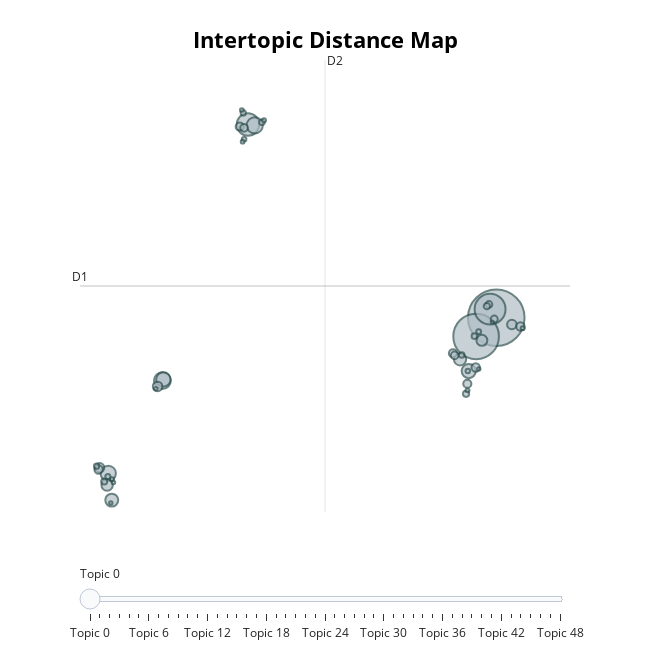

Notebook code cell kept with this figure:
### Markdown cell above
**Plot interconnections between topics**

### Code cell
topic_model.visualize_topics(custom_labels=True)

### Figure 1 — Plotly figure (JSON) as saved in the notebook; plotly's stock layout.template omitted (floating-point values rounded to 4 significant figures; data arrays with more than 128 entries replaced by an {"elided": "..."} marker saying what was removed)
{"data": [{"customdata": {"elided": "49x3 mixed values"}, "hovertemplate": "<b>Topic %{customdata[0]}</b><br>%{customdata[1]}<br>Size: %{customdata[2]}", "legendgroup": "", "marker": {"color": "#B0BEC5", "size": [3274, 2128, 975, 516, 289, 269, 240, 211, 205, 171, 154, 133, 122, 94, 93, 86, 72, 71, 71, 68, 67, 67, 60, 60, 50, 45, 41, 39, 37, 33, 32, 32, 28, 28, 27, 24, 21, 21, 17, 16, 16, 15, 14, 14, 13, 13, 12, 12, 10], "sizemode": "area", "sizeref": 2.046, "symbol": "circle", "line": {"color": "DarkSlateGrey", "width": 2}}, "mode": "markers", "name": "", "orientation": "v", "showlegend": false, "x": [15.69, 14.59, 15.35, 2.222, -2.422, 2.585, -5.362, -2.372, 14.19, -5.172, 13.72, -5.424, 14.91, -2.685, 16.53, -5.824, 17.0, 14.57, -5.886, 14.12, 1.771, 13.34, 13.43, 2.008, 15.58, 15.29, 15.18, 14.05, -5.581, 14.5, 13.81, 2.974, 1.963, -5.995, -5.382, 14.73, 2.01, 14.14, -5.159, 17.12, 14.13, 3.092, 1.928, 1.885, -5.081, -2.784, -5.223, 14.74, 15.47], "xaxis": "x", "y": [5.602, 4.766, 5.982, 14.21, 2.797, 14.17, -1.336, 2.848, 3.222, -2.53, 3.748, -1.859, 4.593, 2.537, 5.298, -1.082, 5.207, 3.382, -1.165, 2.655, 14.12, 4.016, 3.918, 14.06, 5.54, 6.192, 6.116, 2.208, -1.698, 4.782, 3.936, 14.31, 14.73, -1.016, -1.476, 4.977, 13.56, 3.22, -1.599, 5.136, 2.362, 14.4, 13.45, 14.86, -1.747, 2.437, -2.661, 3.319, 5.404], "yaxis": "y", "type": "scatter"}], "layout": {"xaxis": {"anchor": "y", "domain": [0.0, 1.0], "title": {"text": ""}, "visible": false, "range": [-6.894, 19.69]}, "yaxis": {"anchor": "x", "domain": [0.0, 1.0], "title": {"text": ""}, "visible": false, "range": [-3.06, 17.09]}, "legend": {"tracegroupgap": 0, "itemsizing": "constant"}, "margin": {"t": 60}, "title": {"font": {"size": 22, "color": "Black"}, "text": "<b>Intertopic Distance Map</b>", "y": 0.95, "x": 0.5, "xanchor": "center", "yanchor": "top"}, "hoverlabel": {"font": {"size": 16, "family": "Rockwell"}, "bgcolor": "white"}, "width": 650, "height": 650, "sliders": [{"active": 0, "pad": {"t": 50}, "steps": [{"args": [{"marker.color": [["red", "#B0BEC5", "#B0BEC5", "#B0BEC5", "#B0BEC5", "#B0BEC5", "#B0BEC5", "#B0BEC5", "#B0BEC5", "#B0BEC5", "#B0BEC5", "#B0BEC5", "#B0BEC5", "#B0BEC5", "#B0BEC5", "#B0BEC5", "#B0BEC5", "#B0BEC5", "#B0BEC5", "#B0BEC5", "#B0BEC5", "#B0BEC5", "#B0BEC5", "#B0BEC5", "#B0BEC5", "#B0BEC5", "#B0BEC5", "#B0BEC5", "#B0BEC5", "#B0BEC5", "#B0BEC5", "#B0BEC5", "#B0BEC5", "#B0BEC5", "#B0BEC5", "#B0BEC5", "#B0BEC5", "#B0BEC5", "#B0BEC5", "#B0BEC5", "#B0BEC5", "#B0BEC5", "#B0BEC5", "#B0BEC5", "#B0BEC5", "#B0BEC5", "#B0BEC5", "#B0BEC5", "#B0BEC5"]]}], "label": "Topic 0", "method": "update"}, {"args": [{"marker.color": [["#B0BEC5", "red", "#B0BEC5", "#B0BEC5", "#B0BEC5", "#B0BEC5", "#B0BEC5", "#B0BEC5", "#B0BEC5", "#B0BEC5", "#B0BEC5", "#B0BEC5", "#B0BEC5", "#B0BEC5", "#B0BEC5", "#B0BEC5", "#B0BEC5", "#B0BEC5", "#B0BEC5", "#B0BEC5", "#B0BEC5", "#B0BEC5", "#B0BEC5", "#B0BEC5", "#B0BEC5", "#B0BEC5", "#B0BEC5", "#B0BEC5", "#B0BEC5", "#B0BEC5", "#B0BEC5", "#B0BEC5", "#B0BEC5", "#B0BEC5", "#B0BEC5", "#B0BEC5", "#B0BEC5", "#B0BEC5", "#B0BEC5", "#B0BEC5", "#B0BEC5", "#B0BEC5", "#B0BEC5", "#B0BEC5", "#B0BEC5", "#B0BEC5", "#B0BEC5", "#B0BEC5", "#B0BEC5"]]}], "label": "Topic 1", "method": "update"}, {"args": [{"marker.color": [["#B0BEC5", "#B0BEC5", "red", "#B0BEC5", "#B0BEC5", "#B0BEC5", "#B0BEC5", "#B0BEC5", "#B0BEC5", "#B0BEC5", "#B0BEC5", "#B0BEC5", "#B0BEC5", "#B0BEC5", "#B0BEC5", "#B0BEC5", "#B0BEC5", "#B0BEC5", "#B0BEC5", "#B0BEC5", "#B0BEC5", "#B0BEC5", "#B0BEC5", "#B0BEC5", "#B0BEC5", "#B0BEC5", "#B0BEC5", "#B0BEC5", "#B0BEC5", "#B0BEC5", "#B0BEC5", "#B0BEC5", "#B0BEC5", "#B0BEC5", "#B0BEC5", "#B0BEC5", "#B0BEC5", "#B0BEC5", "#B0BEC5", "#B0BEC5", "#B0BEC5", "#B0BEC5", "#B0BEC5", "#B0BEC5", "#B0BEC5", "#B0BEC5", "#B0BEC5", "#B0BEC5", "#B0BEC5"]]}], "label": "Topic 2", "method": "update"}, {"args": [{"marker.color": [["#B0BEC5", "#B0BEC5", "#B0BEC5", "red", "#B0BEC5", "#B0BEC5", "#B0BEC5", "#B0BEC5", "#B0BEC5", "#B0BEC5", "#B0BEC5", "#B0BEC5", "#B0BEC5", "#B0BEC5", "#B0BEC5", "#B0BEC5", "#B0BEC5", "#B0BEC5", "#B0BEC5", "#B0BEC5", "#B0BEC5", "#B0BEC5", "#B0BEC5", "#B0BEC5", "#B0BEC5", "#B0BEC5", "#B0BEC5", "#B0BEC5", "#B0BEC5", "#B0BEC5", "#B0BEC5", "#B0BEC5", "#B0BEC5", "#B0BEC5", "#B0BEC5", "#B0BEC5", "#B0BEC5", "#B0BEC5", "#B0BEC5", "#B0BEC5", "#B0BEC5", "#B0BEC5", "#B0BEC5", "#B0BEC5", "#B0BEC5", "#B0BEC5", "#B0BEC5", "#B0BEC5", "#B0BEC5"]]}], "label": "Topic 3", "method": "update"}, {"args": [{"marker.color": [["#B0BEC5", "#B0BEC5", "#B0BEC5", "#B0BEC5", "red", "#B0BEC5", "#B0BEC5", "#B0BEC5", "#B0BEC5", "#B0BEC5", "#B0BEC5", "#B0BEC5", "#B0BEC5", "#B0BEC5", "#B0BEC5", "#B0BEC5", "#B0BEC5", "#B0BEC5", "#B0BEC5", "#B0BEC5", "#B0BEC5", "#B0BEC5", "#B0BEC5", "#B0BEC5", "#B0BEC5", "#B0BEC5", "#B0BEC5", "#B0BEC5", "#B0BEC5", "#B0BEC5", "#B0BEC5", "#B0BEC5", "#B0BEC5", "#B0BEC5", "#B0BEC5", "#B0BEC5", "#B0BEC5", "#B0BEC5", "#B0BEC5", "#B0BEC5", "#B0BEC5", "#B0BEC5", "#B0BEC5", "#B0BEC5", "#B0BEC5", "#B0BEC5", "#B0BEC5", "#B0BEC5", "#B0BEC5"]]}], "label": "Topic 4", "method": "update"}, {"args": [{"marker.color": [["#B0BEC5", "#B0BEC5", "#B0BEC5", "#B0BEC5", "#B0BEC5", "red", "#B0BEC5", "#B0BEC5", "#B0BEC5", "#B0BEC5", "#B0BEC5", "#B0BEC5", "#B0BEC5", "#B0BEC5", "#B0BEC5", "#B0BEC5", "#B0BEC5", "#B0BEC5", "#B0BEC5", "#B0BEC5", "#B0BEC5", "#B0BEC5", "#B0BEC5", "#B0BEC5", "#B0BEC5", "#B0BEC5", "#B0BEC5", "#B0BEC5", "#B0BEC5", "#B0BEC5", "#B0BEC5", "#B0BEC5", "#B0BEC5", "#B0BEC5", "#B0BEC5", "#B0BEC5", "#B0BEC5", "#B0BEC5", "#B0BEC5", "#B0BEC5", "#B0BEC5", "#B0BEC5", "#B0BEC5", "#B0BEC5", "#B0BEC5", "#B0BEC5", "#B0BEC5", "#B0BEC5", "#B0BEC5"]]}], "label": "Topic 5", "method": "update"}, {"args": [{"marker.color": [["#B0BEC5", "#B0BEC5", "#B0BEC5", "#B0BEC5", "#B0BEC5", "#B0BEC5", "red", "#B0BEC5", "#B0BEC5", "#B0BEC5", "#B0BEC5", "#B0BEC5", "#B0BEC5", "#B0BEC5", "#B0BEC5", "#B0BEC5", "#B0BEC5", "#B0BEC5", "#B0BEC5", "#B0BEC5", "#B0BEC5", "#B0BEC5", "#B0BEC5", "#B0BEC5", "#B0BEC5", "#B0BEC5", "#B0BEC5", "#B0BEC5", "#B0BEC5", "#B0BEC5", "#B0BEC5", "#B0BEC5", "#B0BEC5", "#B0BEC5", "#B0BEC5", "#B0BEC5", "#B0BEC5", "#B0BEC5", "#B0BEC5", "#B0BEC5", "#B0BEC5", "#B0BEC5", "#B0BEC5", "#B0BEC5", "#B0BEC5", "#B0BEC5", "#B0BEC5", "#B0BEC5", "#B0BEC5"]]}], "label": "Topic 6", "method": "update"}, {"args": [{"marker.color": [["#B0BEC5", "#B0BEC5", "#B0BEC5", "#B0BEC5", "#B0BEC5", "#B0BEC5", "#B0BEC5", "red", "#B0BEC5", "#B0BEC5", "#B0BEC5", "#B0BEC5", "#B0BEC5", "#B0BEC5", "#B0BEC5", "#B0BEC5", "#B0BEC5", "#B0BEC5", "#B0BEC5", "#B0BEC5", "#B0BEC5", "#B0BEC5", "#B0BEC5", "#B0BEC5", "#B0BEC5", "#B0BEC5", "#B0BEC5", "#B0BEC5", "#B0BEC5", "#B0BEC5", "#B0BEC5", "#B0BEC5", "#B0BEC5", "#B0BEC5", "#B0BEC5", "#B0BEC5", "#B0BEC5", "#B0BEC5", "#B0BEC5", "#B0BEC5", "#B0BEC5", "#B0BEC5", "#B0BEC5", "#B0BEC5", "#B0BEC5", "#B0BEC5", "#B0BEC5", "#B0BEC5", "#B0BEC5"]]}], "label": "Topic 7", "method": "update"}, {"args": [{"marker.color": [["#B0BEC5", "#B0BEC5", "#B0BEC5", "#B0BEC5", "#B0BEC5", "#B0BEC5", "#B0BEC5", "#B0BEC5", "red", "#B0BEC5", "#B0BEC5", "#B0BEC5", "#B0BEC5", "#B0BEC5", "#B0BEC5", "#B0BEC5", "#B0BEC5", "#B0BEC5", "#B0BEC5", "#B0BEC5", "#B0BEC5", "#B0BEC5", "#B0BEC5", "#B0BEC5", "#B0BEC5", "#B0BEC5", "#B0BEC5", "#B0BEC5", "#B0BEC5", "#B0BEC5", "#B0BEC5", "#B0BEC5", "#B0BEC5", "#B0BEC5", "#B0BEC5", "#B0BEC5", "#B0BEC5", "#B0BEC5", "#B0BEC5", "#B0BEC5", "#B0BEC5", "#B0BEC5", "#B0BEC5", "#B0BEC5", "#B0BEC5", "#B0BEC5", "#B0BEC5", "#B0BEC5", "#B0BEC5"]]}], "label": "Topic 8", "method": "update"}, {"args": [{"marker.color": [["#B0BEC5", "#B0BEC5", "#B0BEC5", "#B0BEC5", "#B0BEC5", "#B0BEC5", "#B0BEC5", "#B0BEC5", "#B0BEC5", "red", "#B0BEC5", "#B0BEC5", "#B0BEC5", "#B0BEC5", "#B0BEC5", "#B0BEC5", "#B0BEC5", "#B0BEC5", "#B0BEC5", "#B0BEC5", "#B0BEC5", "#B0BEC5", "#B0BEC5", "#B0BEC5", "#B0BEC5", "#B0BEC5", "#B0BEC5", "#B0BEC5", "#B0BEC5", "#B0BEC5", "#B0BEC5", "#B0BEC5", "#B0BEC5", "#B0BEC5", "#B0BEC5", "#B0BEC5", "#B0BEC5", "#B0BEC5", "#B0BEC5", "#B0BEC5", "#B0BEC5", "#B0BEC5", "#B0BEC5", "#B0BEC5", "#B0BEC5", "#B0BEC5", "#B0BEC5", "#B0BEC5", "#B0BEC5"]]}], "label": "Topic 9", "method": "update"}, {"args": [{"marker.color": [["#B0BEC5", "#B0BEC5", "#B0BEC5", "#B0BEC5", "#B0BEC5", "#B0BEC5", "#B0BEC5", "#B0BEC5", "#B0BEC5", "#B0BEC5", "red", "#B0BEC5", "#B0BEC5", "#B0BEC5", "#B0BEC5", "#B0BEC5", "#B0BEC5", "#B0BEC5", "#B0BEC5", "#B0BEC5", "#B0BEC5", "#B0BEC5", "#B0BEC5", "#B0BEC5", "#B0BEC5", "#B0BEC5", "#B0BEC5", "#B0BEC5", "#B0BEC5", "#B0BEC5", "#B0BEC5", "#B0BEC5", "#B0BEC5", "#B0BEC5", "#B0BEC5", "#B0BEC5", "#B0BEC5", "#B0BEC5", "#B0BEC5", "#B0BEC5", "#B0BEC5", "#B0BEC5", "#B0BEC5", "#B0BEC5", "#B0BEC5", "#B0BEC5", "#B0BEC5", "#B0BEC5", "#B0BEC5"]]}], "label": "Topic 10", "method": "update"}, {"args": [{"marker.color": [["#B0BEC5", "#B0BEC5", "#B0BEC5", "#B0BEC5", "#B0BEC5", "#B0BEC5", "#B0BEC5", "#B0BEC5", "#B0BEC5", "#B0BEC5", "#B0BEC5", "red", "#B0BEC5", "#B0BEC5", "#B0BEC5", "#B0BEC5", "#B0BEC5", "#B0BEC5", "#B0BEC5", "#B0BEC5", "#B0BEC5", "#B0BEC5", "#B0BEC5", "#B0BEC5", "#B0BEC5", "#B0BEC5", "#B0BEC5", "#B0BEC5", "#B0BEC5", "#B0BEC5", "#B0BEC5", "#B0BEC5", "#B0BEC5", "#B0BEC5", "#B0BEC5", "#B0BEC5", "#B0BEC5", "#B0BEC5", "#B0BEC5", "#B0BEC5", "#B0BEC5", "#B0BEC5", "#B0BEC5", "#B0BEC5", "#B0BEC5", "#B0BEC5", "#B0BEC5", "#B0BEC5", "#B0BEC5"]]}], "label": "Topic 11", "method": "update"}, {"args": [{"marker.color": [["#B0BEC5", "#B0BEC5", "#B0BEC5", "#B0BEC5", "#B0BEC5", "#B0BEC5", "#B0BEC5", "#B0BEC5", "#B0BEC5", "#B0BEC5", "#B0BEC5", "#B0BEC5", "red", "#B0BEC5", "#B0BEC5", "#B0BEC5", "#B0BEC5", "#B0BEC5", "#B0BEC5", "#B0BEC5", "#B0BEC5", "#B0BEC5", "#B0BEC5", "#B0BEC5", "#B0BEC5", "#B0BEC5", "#B0BEC5", "#B0BEC5", "#B0BEC5", "#B0BEC5", "#B0BEC5", "#B0BEC5", "#B0BEC5", "#B0BEC5", "#B0BEC5", "#B0BEC5", "#B0BEC5", "#B0BEC5", "#B0BEC5", "#B0BEC5", "#B0BEC5", "#B0BEC5", "#B0BEC5", "#B0BEC5", "#B0BEC5", "#B0BEC5", "#B0BEC5", "#B0BEC5", "#B0BEC5"]]}], "label": "Topic 12", "method": "update"}, {"args": [{"marker.color": [["#B0BEC5", "#B0BEC5", "#B0BEC5", "#B0BEC5", "#B0BEC5", "#B0BEC5", "#B0BEC5", "#B0BEC5", "#B0BEC5", "#B0BEC5", "#B0BEC5", "#B0BEC5", "#B0BEC5", "red", "#B0BEC5", "#B0BEC5", "#B0BEC5", "#B0BEC5", "#B0BEC5", "#B0BEC5", "#B0BEC5", "#B0BEC5", "#B0BEC5", "#B0BEC5", "#B0BEC5", "#B0BEC5", "#B0BEC5", "#B0BEC5", "#B0BEC5", "#B0BEC5", "#B0BEC5", "#B0BEC5", "#B0BEC5", "#B0BEC5", "#B0BEC5", "#B0BEC5", "#B0BEC5", "#B0BEC5", "#B0BEC5", "#B0BEC5", "#B0BEC5", "#B0BEC5", "#B0BEC5", "#B0BEC5", "#B0BEC5", "#B0BEC5", "#B0BEC5", "#B0BEC5", "#B0BEC5"]]}], "label": "Topic 13", "method": "update"}, {"args": [{"marker.color": [["#B0BEC5", "#B0BEC5", "#B0BEC5", "#B0BEC5", "#B0BEC5", "#B0BEC5", "#B0BEC5", "#B0BEC5", "#B0BEC5", "#B0BEC5", "#B0BEC5", "#B0BEC5", "#B0BEC5", "#B0BEC5", "red", "#B0BEC5", "#B0BEC5", "#B0BEC5", "#B0BEC5", "#B0BEC5", "#B0BEC5", "#B0BEC5", "#B0BEC5", "#B0BEC5", "#B0BEC5", "#B0BEC5", "#B0BEC5", "#B0BEC5", "#B0BEC5", "#B0BEC5", "#B0BEC5", "#B0BEC5", "#B0BEC5", "#B0BEC5", "#B0BEC5", "#B0BEC5", "#B0BEC5", "#B0BEC5", "#B0BEC5", "#B0BEC5", "#B0BEC5", "#B0BEC5", "#B0BEC5", "#B0BEC5", "#B0BEC5", "#B0BEC5", "#B0BEC5", "#B0BEC5", "#B0BEC5"]]}], "label": "Topic 14", "method": "update"}, {"args": [{"marker.color": [["#B0BEC5", "#B0BEC5", "#B0BEC5", "#B0BEC5", "#B0BEC5", "#B0BEC5", "#B0BEC5", "#B0BEC5", "#B0BEC5", "#B0BEC5", "#B0BEC5", "#B0BEC5", "#B0BEC5", "#B0BEC5", "#B0BEC5", "red", "#B0BEC5", "#B0BEC5", "#B0BEC5", "#B0BEC5", "#B0BEC5", "#B0BEC5", "#B0BEC5", "#B0BEC5", "#B0BEC5", "#B0BEC5", "#B0BEC5", "#B0BEC5", "#B0BEC5", "#B0BEC5", "#B0BEC5", "#B0BEC5", "#B0BEC5", "#B0BEC5", "#B0BEC5", "#B0BEC5", "#B0BEC5", "#B0BEC5", "#B0BEC5", "#B0BEC5", "#B0BEC5", "#B0BEC5", "#B0BEC5", "#B0BEC5", "#B0BEC5", "#B0BEC5", "#B0BEC5", "#B0BEC5", "#B0BEC5"]]}], "label": "Topic 15", "method": "update"}, {"args": [{"marker.color": [["#B0BEC5", "#B0BEC5", "#B0BEC5", "#B0BEC5", "#B0BEC5", "#B0BEC5", "#B0BEC5", "#B0BEC5", "#B0BEC5", "#B0BEC5", "#B0BEC5", "#B0BEC5", "#B0BEC5", "#B0BEC5", "#B0BEC5", "#B0BEC5", "red", "#B0BEC5", "#B0BEC5", "#B0BEC5", "#B0BEC5", "#B0BEC5", "#B0BEC5", "#B0BEC5", "#B0BEC5", "#B0BEC5", "#B0BEC5", "#B0BEC5", "#B0BEC5", "#B0BEC5", "#B0BEC5", "#B0BEC5", "#B0BEC5", "#B0BEC5", "#B0BEC5", "#B0BEC5", "#B0BEC5", "#B0BEC5", "#B0BEC5", "#B0BEC5", "#B0BEC5", "#B0BEC5", "#B0BEC5", "#B0BEC5", "#B0BEC5", "#B0BEC5", "#B0BEC5", "#B0BEC5", "#B0BEC5"]]}], "label": "Topic 16", "method": "update"}, {"args": [{"marker.color": [["#B0BEC5", "#B0BEC5", "#B0BEC5", "#B0BEC5", "#B0BEC5", "#B0BEC5", "#B0BEC5", "#B0BEC5", "#B0BEC5", "#B0BEC5", "#B0BEC5", "#B0BEC5", "#B0BEC5", "#B0BEC5", "#B0BEC5", "#B0BEC5", "#B0BEC5", "red", "#B0BEC5", "#B0BEC5", "#B0BEC5", "#B0BEC5", "#B0BEC5", "#B0BEC5", "#B0BEC5", "#B0BEC5", "#B0BEC5", "#B0BEC5", "#B0BEC5", "#B0BEC5", "#B0BEC5", "#B0BEC5", "#B0BEC5", "#B0BEC5", "#B0BEC5", "#B0BEC5", "#B0BEC5", "#B0BEC5", "#B0BEC5", "#B0BEC5", "#B0BEC5", "#B0BEC5", "#B0BEC5", "#B0BEC5", "#B0BEC5", "#B0BEC5", "#B0BEC5", "#B0BEC5", "#B0BEC5"]]}], "label": "Topic 17", "method": "update"}, {"args": [{"marker.color": [["#B0BEC5", "#B0BEC5", "#B0BEC5", "#B0BEC5", "#B0BEC5", "#B0BEC5", "#B0BEC5", "#B0BEC5", "#B0BEC5", "#B0BEC5", "#B0BEC5", "#B0BEC5", "#B0BEC5", "#B0BEC5", "#B0BEC5", "#B0BEC5", "#B0BEC5", "#B0BEC5", "red", "#B0BEC5", "#B0BEC5", "#B0BEC5", "#B0BEC5", "#B0BEC5", "#B0BEC5", "#B0BEC5", "#B0BEC5", "#B0BEC5", "#B0BEC5", "#B0BEC5", "#B0BEC5", "#B0BEC5", "#B0BEC5", "#B0BEC5", "#B0BEC5", "#B0BEC5", "#B0BEC5", "#B0BEC5", "#B0BEC5", "#B0BEC5", "#B0BEC5", "#B0BEC5", "#B0BEC5", "#B0BEC5", "#B0BEC5", "#B0BEC5", "#B0BEC5", "#B0BEC5", "#B0BEC5"]]}], "label": "Topic 18", "method": "update"}, {"args": [{"marker.color": [["#B0BEC5", "#B0BEC5", "#B0BEC5", "#B0BEC5", "#B0BEC5", "#B0BEC5", "#B0BEC5", "#B0BEC5", "#B0BEC5", "#B0BEC5", "#B0BEC5", "#B0BEC5", "#B0BEC5", "#B0BEC5", "#B0BEC5", "#B0BEC5", "#B0BEC5", "#B0BEC5", "#B0BEC5", "red", "#B0BEC5", "#B0BEC5", "#B0BEC5", "#B0BEC5", "#B0BEC5", "#B0BEC5", "#B0BEC5", "#B0BEC5", "#B0BEC5", "#B0BEC5", "#B0BEC5", "#B0BEC5", "#B0BEC5", "#B0BEC5", "#B0BEC5", "#B0BEC5", "#B0BEC5", "#B0BEC5", "#B0BEC5", "#B0BEC5", "#B0BEC5", "#B0BEC5", "#B0BEC5", "#B0BEC5", "#B0BEC5", "#B0BEC5", "#B0BEC5", "#B0BEC5", "#B0BEC5"]]}], "label": "Topic 19", "method": "update"}, {"args": [{"marker.color": [["#B0BEC5", "#B0BEC5", "#B0BEC5", "#B0BEC5", "#B0BEC5", "#B0BEC5", "#B0BEC5", "#B0BEC5", "#B0BEC5", "#B0BEC5", "#B0BEC5", "#B0BEC5", "#B0BEC5", "#B0BEC5", "#B0BEC5", "#B0BEC5", "#B0BEC5", "#B0BEC5", "#B0BEC5", "#B0BEC5", "red", "#B0BEC5", "#B0BEC5", "#B0BEC5", "#B0BEC5", "#B0BEC5", "#B0BEC5", "#B0BEC5", "#B0BEC5", "#B0BEC5", "#B0BEC5", "#B0BEC5", "#B0BEC5", "#B0BEC5", "#B0BEC5", "#B0BEC5", "#B0BEC5", "#B0BEC5", "#B0BEC5", "#B0BEC5", "#B0BEC5", "#B0BEC5", "#B0BEC5", "#B0BEC5", "#B0BEC5", "#B0BEC5", "#B0BEC5", "#B0BEC5", "#B0BEC5"]]}], "label": "Topic 20", "method": "update"}, {"args": [{"marker.color": [["#B0BEC5", "#B0BEC5", "#B0BEC5", "#B0BEC5", "#B0BEC5", "#B0BEC5", "#B0BEC5", "#B0BEC5", "#B0BEC5", "#B0BEC5", "#B0BEC5", "#B0BEC5", "#B0BEC5", "#B0BEC5", "#B0BEC5", "#B0BEC5", "#B0BEC5", "#B0BEC5", "#B0BEC5", "#B0BEC5", "#B0BEC5", "red", "#B0BEC5", "#B0BEC5", "#B0BEC5", "#B0BEC5", "#B0BEC5", "#B0BEC5", "#B0BEC5", "#B0BEC5", "#B0BEC5", "#B0BEC5", "#B0BEC5", "#B0BEC5", "#B0BEC5", "#B0BEC5", "#B0BEC5", "#B0BEC5", "#B0BEC5", "#B0BEC5", "#B0BEC5", "#B0BEC5", "#B0BEC5", "#B0BEC5", "#B0BEC5", "#B0BEC5", "#B0BEC5", "#B0BEC5", "#B0BEC5"]]}], "label": "Topic 21", "method": "update"}, {"args": [{"marker.color": [["#B0BEC5", "#B0BEC5", "#B0BEC5", "#B0BEC5", "#B0BEC5", "#B0BEC5", "#B0BEC5", "#B0BEC5", "#B0BEC5", "#B0BEC5", "#B0BEC5", "#B0BEC5", "#B0BEC5", "#B0BEC5", "#B0BEC5", "#B0BEC5", "#B0BEC5", "#B0BEC5", "#B0BEC5", "#B0BEC5", "#B0BEC5", "#B0BEC5", "red", "#B0BEC5", "#B0BEC5", "#B0BEC5", "#B0BEC5", "#B0BEC5", "#B0BEC5", "#B0BEC5", "#B0BEC5", "#B0BEC5", "#B0BEC5", "#B0BEC5", "#B0BEC5", "#B0BEC5", "#B0BEC5", "#B0BEC5", "#B0BEC5", "#B0BEC5", "#B0BEC5", "#B0BEC5", "#B0BEC5", "#B0BEC5", "#B0BEC5", "#B0BEC5", "#B0BEC5", "#B0BEC5", "#B0BEC5"]]}], "label": "Topic 22", "method": "update"}, {"args": [{"marker.color": [["#B0BEC5", "#B0BEC5", "#B0BEC5", "#B0BEC5", "#B0BEC5", "#B0BEC5", "#B0BEC5", "#B0BEC5", "#B0BEC5", "#B0BEC5", "#B0BEC5", "#B0BEC5", "#B0BEC5", "#B0BEC5", "#B0BEC5", "#B0BEC5", "#B0BEC5", "#B0BEC5", "#B0BEC5", "#B0BEC5", "#B0BEC5", "#B0BEC5", "#B0BEC5", "red", "#B0BEC5", "#B0BEC5", "#B0BEC5", "#B0BEC5", "#B0BEC5", "#B0BEC5", "#B0BEC5", "#B0BEC5", "#B0BEC5", "#B0BEC5", "#B0BEC5", "#B0BEC5", "#B0BEC5", "#B0BEC5", "#B0BEC5", "#B0BEC5", "#B0BEC5", "#B0BEC5", "#B0BEC5", "#B0BEC5", "#B0BEC5", "#B0BEC5", "#B0BEC5", "#B0BEC5", "#B0BEC5"]]}], "label": "Topic 23", "method": "update"}, {"args": [{"marker.color": [["#B0BEC5", "#B0BEC5", "#B0BEC5", "#B0BEC5", "#B0BEC5", "#B0BEC5", "#B0BEC5", "#B0BEC5", "#B0BEC5", "#B0BEC5", "#B0BEC5", "#B0BEC5", "#B0BEC5", "#B0BEC5", "#B0BEC5", "#B0BEC5", "#B0BEC5", "#B0BEC5", "#B0BEC5", "#B0BEC5", "#B0BEC5", "#B0BEC5", "#B0BEC5", "#B0BEC5", "red", "#B0BEC5", "#B0BEC5", "#B0BEC5", "#B0BEC5", "#B0BEC5", "#B0BEC5", "#B0BEC5", "#B0BEC5", "#B0BEC5", "#B0BEC5", "#B0BEC5", "#B0BEC5", "#B0BEC5", "#B0BEC5", "#B0BEC5", "#B0BEC5", "#B0BEC5", "#B0BEC5", "#B0BEC5", "#B0BEC5", "#B0BEC5", "#B0BEC5", "#B0BEC5", "#B0BEC5"]]}], "label": "Topic 24", "method": "update"}, {"args": [{"marker.color": [["#B0BEC5", "#B0BEC5", "#B0BEC5", "#B0BEC5", "#B0BEC5", "#B0BEC5", "#B0BEC5", "#B0BEC5", "#B0BEC5", "#B0BEC5", "#B0BEC5", "#B0BEC5", "#B0BEC5", "#B0BEC5", "#B0BEC5", "#B0BEC5", "#B0BEC5", "#B0BEC5", "#B0BEC5", "#B0BEC5", "#B0BEC5", "#B0BEC5", "#B0BEC5", "#B0BEC5", "#B0BEC5", "red", "#B0BEC5", "#B0BEC5", "#B0BEC5", "#B0BEC5", "#B0BEC5", "#B0BEC5", "#B0BEC5", "#B0BEC5", "#B0BEC5", "#B0BEC5", "#B0BEC5", "#B0BEC5", "#B0BEC5", "#B0BEC5", "#B0BEC5", "#B0BEC5", "#B0BEC5", "#B0BEC5", "#B0BEC5", "#B0BEC5", "#B0BEC5", "#B0BEC5", "#B0BEC5"]]}], "label": "Topic 25", "method": "update"}, {"args": [{"marker.color": [["#B0BEC5", "#B0BEC5", "#B0BEC5", "#B0BEC5", "#B0BEC5", "#B0BEC5", "#B0BEC5", "#B0BEC5", "#B0BEC5", "#B0BEC5", "#B0BEC5", "#B0BEC5", "#B0BEC5", "#B0BEC5", "#B0BEC5", "#B0BEC5", "#B0BEC5", "#B0BEC5", "#B0BEC5", "#B0BEC5", "#B0BEC5", "#B0BEC5", "#B0BEC5", "#B0BEC5", "#B0BEC5", "#B0BEC5", "red", "#B0BEC5", "#B0BEC5", "#B0BEC5", "#B0BEC5", "#B0BEC5", "#B0BEC5", "#B0BEC5", "#B0BEC5", "#B0BEC5", "#B0BEC5", "#B0BEC5", "#B0BEC5", "#B0BEC5", "#B0BEC5", "#B0BEC5", "#B0BEC5", "#B0BEC5", "#B0BEC5", "#B0BEC5", "#B0BEC5", "#B0BEC5", "#B0BEC5"]]}], "label": "Topic 26", "method": "update"}, {"args": [{"marker.color": [["#B0BEC5", "#B0BEC5", "#B0BEC5", "#B0BEC5", "#B0BEC5", "#B0BEC5", "#B0BEC5", "#B0BEC5", "#B0BEC5", "#B0BEC5", "#B0BEC5", "#B0BEC5", "#B0BEC5", "#B0BEC5", "#B0BEC5", "#B0BEC5", "#B0BEC5", "#B0BEC5", "#B0BEC5", "#B0BEC5", "#B0BEC5", "#B0BEC5", "#B0BEC5", "#B0BEC5", "#B0BEC5", "#B0BEC5", "#B0BEC5", "red", "#B0BEC5", "#B0BEC5", "#B0BEC5", "#B0BEC5", "#B0BEC5", "#B0BEC5", "#B0BEC5", "#B0BEC5", "#B0BEC5", "#B0BEC5", "#B0BEC5", "#B0BEC5", "#B0BEC5", "#B0BEC5", "#B0BEC5", "#B0BEC5", "#B0BEC5", "#B0BEC5", "#B0BEC5", "#B0BEC5", "#B0BEC5"]]}], "label": "Topic 27", "method": "update"}, {"args": [{"marker.color": [["#B0BEC5", "#B0BEC5", "#B0BEC5", "#B0BEC5", "#B0BEC5", "#B0BEC5", "#B0BEC5", "#B0BEC5", "#B0BEC5", "#B0BEC5", "#B0BEC5", "#B0BEC5", "#B0BEC5", "#B0BEC5", "#B0BEC5", "#B0BEC5", "#B0BEC5", "#B0BEC5", "#B0BEC5", "#B0BEC5", "#B0BEC5", "#B0BEC5", "#B0BEC5", "#B0BEC5", "#B0BEC5", "#B0BEC5", "#B0BEC5", "#B0BEC5", "red", "#B0BEC5", "#B0BEC5", "#B0BEC5", "#B0BEC5", "#B0BEC5", "#B0BEC5", "#B0BEC5", "#B0BEC5", "#B0BEC5", "#B0BEC5", "#B0BEC5", "#B0BEC5", "#B0BEC5", "#B0BEC5", "#B0BEC5", "#B0BEC5", "#B0BEC5", "#B0BEC5", "#B0BEC5", "#B0BEC5"]]}], "label": "Topic 28", "method": "update"}, {"args": [{"marker.color": [["#B0BEC5", "#B0BEC5", "#B0BEC5", "#B0BEC5", "#B0BEC5", "#B0BEC5", "#B0BEC5", "#B0BEC5", "#B0BEC5", "#B0BEC5", "#B0BEC5", "#B0BEC5", "#B0BEC5", "#B0BEC5", "#B0BEC5", "#B0BEC5", "#B0BEC5", "#B0BEC5", "#B0BEC5", "#B0BEC5", "#B0BEC5", "#B0BEC5", "#B0BEC5", "#B0BEC5", "#B0BEC5", "#B0BEC5", "#B0BEC5", "#B0BEC5", "#B0BEC5", "red", "#B0BEC5", "#B0BEC5", "#B0BEC5", "#B0BEC5", "#B0BEC5", "#B0BEC5", "#B0BEC5", "#B0BEC5", "#B0BEC5", "#B0BEC5", "#B0BEC5", "#B0BEC5", "#B0BEC5", "#B0BEC5", "#B0BEC5", "#B0BEC5", "#B0BEC5", "#B0BEC5", "#B0BEC5"]]}], "label": "Topic 29", "method": "update"}, {"args": [{"marker.color": [["#B0BEC5", "#B0BEC5", "#B0BEC5", "#B0BEC5", "#B0BEC5", "#B0BEC5", "#B0BEC5", "#B0BEC5", "#B0BEC5", "#B0BEC5", "#B0BEC5", "#B0BEC5", "#B0BEC5", "#B0BEC5", "#B0BEC5", "#B0BEC5", "#B0BEC5", "#B0BEC5", "#B0BEC5", "#B0BEC5", "#B0BEC5", "#B0BEC5", "#B0BEC5", "#B0BEC5", "#B0BEC5", "#B0BEC5", "#B0BEC5", "#B0BEC5", "#B0BEC5", "#B0BEC5", "red", "#B0BEC5", "#B0BEC5", "#B0BEC5", "#B0BEC5", "#B0BEC5", "#B0BEC5", "#B0BEC5", "#B0BEC5", "#B0BEC5", "#B0BEC5", "#B0BEC5", "#B0BEC5", "#B0BEC5", "#B0BEC5", "#B0BEC5", "#B0BEC5", "#B0BEC5", "#B0BEC5"]]}], "label": "Topic 30", "method": "update"}, {"args": [{"marker.color": [["#B0BEC5", "#B0BEC5", "#B0BEC5", "#B0BEC5", "#B0BEC5", "#B0BEC5", "#B0BEC5", "#B0BEC5", "#B0BEC5", "#B0BEC5", "#B0BEC5", "#B0BEC5", "#B0BEC5", "#B0BEC5", "#B0BEC5", "#B0BEC5", "#B0BEC5", "#B0BEC5", "#B0BEC5", "#B0BEC5", "#B0BEC5", "#B0BEC5", "#B0BEC5", "#B0BEC5", "#B0BEC5", "#B0BEC5", "#B0BEC5", "#B0BEC5", "#B0BEC5", "#B0BEC5", "#B0BEC5", "red", "#B0BEC5", "#B0BEC5", "#B0BEC5", "#B0BEC5", "#B0BEC5", "#B0BEC5", "#B0BEC5", "#B0BEC5", "#B0BEC5", "#B0BEC5", "#B0BEC5", "#B0BEC5", "#B0BEC5", "#B0BEC5", "#B0BEC5", "#B0BEC5", "#B0BEC5"]]}], "label": "Topic 31", "method": "update"}, {"args": [{"marker.color": [["#B0BEC5", "#B0BEC5", "#B0BEC5", "#B0BEC5", "#B0BEC5", "#B0BEC5", "#B0BEC5", "#B0BEC5", "#B0BEC5", "#B0BEC5", "#B0BEC5", "#B0BEC5", "#B0BEC5", "#B0BEC5", "#B0BEC5", "#B0BEC5", "#B0BEC5", "#B0BEC5", "#B0BEC5", "#B0BEC5", "#B0BEC5", "#B0BEC5", "#B0BEC5", "#B0BEC5", "#B0BEC5", "#B0BEC5", "#B0BEC5", "#B0BEC5", "#B0BEC5", "#B0BEC5", "#B0BEC5", "#B0BEC5", "red", "#B0BEC5", "#B0BEC5", "#B0BEC5", "#B0BEC5", "#B0BEC5", "#B0BEC5", "#B0BEC5", "#B0BEC5", "#B0BEC5", "#B0BEC5", "#B0BEC5", "#B0BEC5", "#B0BEC5", "#B0BEC5", "#B0BEC5", "#B0BEC5"]]}], "label": "Topic 32", "method": "update"}, {"args": [{"marker.color": [["#B0BEC5", "#B0BEC5", "#B0BEC5", "#B0BEC5", "#B0BEC5", "#B0BEC5", "#B0BEC5", "#B0BEC5", "#B0BEC5", "#B0BEC5", "#B0BEC5", "#B0BEC5", "#B0BEC5", "#B0BEC5", "#B0BEC5", "#B0BEC5", "#B0BEC5", "#B0BEC5", "#B0BEC5", "#B0BEC5", "#B0BEC5", "#B0BEC5", "#B0BEC5", "#B0BEC5", "#B0BEC5", "#B0BEC5", "#B0BEC5", "#B0BEC5", "#B0BEC5", "#B0BEC5", "#B0BEC5", "#B0BEC5", "#B0BEC5", "red", "#B0BEC5", "#B0BEC5", "#B0BEC5", "#B0BEC5", "#B0BEC5", "#B0BEC5", "#B0BEC5", "#B0BEC5", "#B0BEC5", "#B0BEC5", "#B0BEC5", "#B0BEC5", "#B0BEC5", "#B0BEC5", "#B0BEC5"]]}], "label": "Topic 33", "method": "update"}, {"args": [{"marker.color": [["#B0BEC5", "#B0BEC5", "#B0BEC5", "#B0BEC5", "#B0BEC5", "#B0BEC5", "#B0BEC5", "#B0BEC5", "#B0BEC5", "#B0BEC5", "#B0BEC5", "#B0BEC5", "#B0BEC5", "#B0BEC5", "#B0BEC5", "#B0BEC5", "#B0BEC5", "#B0BEC5", "#B0BEC5", "#B0BEC5", "#B0BEC5", "#B0BEC5", "#B0BEC5", "#B0BEC5", "#B0BEC5", "#B0BEC5", "#B0BEC5", "#B0BEC5", "#B0BEC5", "#B0BEC5", "#B0BEC5", "#B0BEC5", "#B0BEC5", "#B0BEC5", "red", "#B0BEC5", "#B0BEC5", "#B0BEC5", "#B0BEC5", "#B0BEC5", "#B0BEC5", "#B0BEC5", "#B0BEC5", "#B0BEC5", "#B0BEC5", "#B0BEC5", "#B0BEC5", "#B0BEC5", "#B0BEC5"]]}], "label": "Topic 34", "method": "update"}, {"args": [{"marker.color": [["#B0BEC5", "#B0BEC5", "#B0BEC5", "#B0BEC5", "#B0BEC5", "#B0BEC5", "#B0BEC5", "#B0BEC5", "#B0BEC5", "#B0BEC5", "#B0BEC5", "#B0BEC5", "#B0BEC5", "#B0BEC5", "#B0BEC5", "#B0BEC5", "#B0BEC5", "#B0BEC5", "#B0BEC5", "#B0BEC5", "#B0BEC5", "#B0BEC5", "#B0BEC5", "#B0BEC5", "#B0BEC5", "#B0BEC5", "#B0BEC5", "#B0BEC5", "#B0BEC5", "#B0BEC5", "#B0BEC5", "#B0BEC5", "#B0BEC5", "#B0BEC5", "#B0BEC5", "red", "#B0BEC5", "#B0BEC5", "#B0BEC5", "#B0BEC5", "#B0BEC5", "#B0BEC5", "#B0BEC5", "#B0BEC5", "#B0BEC5", "#B0BEC5", "#B0BEC5", "#B0BEC5", "#B0BEC5"]]}], "label": "Topic 35", "method": "update"}, {"args": [{"marker.color": [["#B0BEC5", "#B0BEC5", "#B0BEC5", "#B0BEC5", "#B0BEC5", "#B0BEC5", "#B0BEC5", "#B0BEC5", "#B0BEC5", "#B0BEC5", "#B0BEC5", "#B0BEC5", "#B0BEC5", "#B0BEC5", "#B0BEC5", "#B0BEC5", "#B0BEC5", "#B0BEC5", "#B0BEC5", "#B0BEC5", "#B0BEC5", "#B0BEC5", "#B0BEC5", "#B0BEC5", "#B0BEC5", "#B0BEC5", "#B0BEC5", "#B0BEC5", "#B0BEC5", "#B0BEC5", "#B0BEC5", "#B0BEC5", "#B0BEC5", "#B0BEC5", "#B0BEC5", "#B0BEC5", "red", "#B0BEC5", "#B0BEC5", "#B0BEC5", "#B0BEC5", "#B0BEC5", "#B0BEC5", "#B0BEC5", "#B0BEC5", "#B0BEC5", "#B0BEC5", "#B0BEC5", "#B0BEC5"]]}], "label": "Topic 36", "method": "update"}, {"args": [{"marker.color": [["#B0BEC5", "#B0BEC5", "#B0BEC5", "#B0BEC5", "#B0BEC5", "#B0BEC5", "#B0BEC5", "#B0BEC5", "#B0BEC5", "#B0BEC5", "#B0BEC5", "#B0BEC5", "#B0BEC5", "#B0BEC5", "#B0BEC5", "#B0BEC5", "#B0BEC5", "#B0BEC5", "#B0BEC5", "#B0BEC5", "#B0BEC5", "#B0BEC5", "#B0BEC5", "#B0BEC5", "#B0BEC5", "#B0BEC5", "#B0BEC5", "#B0BEC5", "#B0BEC5", "#B0BEC5", "#B0BEC5", "#B0BEC5", "#B0BEC5", "#B0BEC5", "#B0BEC5", "#B0BEC5", "#B0BEC5", "red", "#B0BEC5", "#B0BEC5", "#B0BEC5", "#B0BEC5", "#B0BEC5", "#B0BEC5", "#B0BEC5", "#B0BEC5", "#B0BEC5", "#B0BEC5", "#B0BEC5"]]}], "label": "Topic 37", "method": "update"}, {"args": [{"marker.color": [["#B0BEC5", "#B0BEC5", "#B0BEC5", "#B0BEC5", "#B0BEC5", "#B0BEC5", "#B0BEC5", "#B0BEC5", "#B0BEC5", "#B0BEC5", "#B0BEC5", "#B0BEC5", "#B0BEC5", "#B0BEC5", "#B0BEC5", "#B0BEC5", "#B0BEC5", "#B0BEC5", "#B0BEC5", "#B0BEC5", "#B0BEC5", "#B0BEC5", "#B0BEC5", "#B0BEC5", "#B0BEC5", "#B0BEC5", "#B0BEC5", "#B0BEC5", "#B0BEC5", "#B0BEC5", "#B0BEC5", "#B0BEC5", "#B0BEC5", "#B0BEC5", "#B0BEC5", "#B0BEC5", "#B0BEC5", "#B0BEC5", "red", "#B0BEC5", "#B0BEC5", "#B0BEC5", "#B0BEC5", "#B0BEC5", "#B0BEC5", "#B0BEC5", "#B0BEC5", "#B0BEC5", "#B0BEC5"]]}], "label": "Topic 38", "method": "update"}, {"args": [{"marker.color": [["#B0BEC5", "#B0BEC5", "#B0BEC5", "#B0BEC5", "#B0BEC5", "#B0BEC5", "#B0BEC5", "#B0BEC5", "#B0BEC5", "#B0BEC5", "#B0BEC5", "#B0BEC5", "#B0BEC5", "#B0BEC5", "#B0BEC5", "#B0BEC5", "#B0BEC5", "#B0BEC5", "#B0BEC5", "#B0BEC5", "#B0BEC5", "#B0BEC5", "#B0BEC5", "#B0BEC5", "#B0BEC5", "#B0BEC5", "#B0BEC5", "#B0BEC5", "#B0BEC5", "#B0BEC5", "#B0BEC5", "#B0BEC5", "#B0BEC5", "#B0BEC5", "#B0BEC5", "#B0BEC5", "#B0BEC5", "#B0BEC5", "#B0BEC5", "red", "#B0BEC5", "#B0BEC5", "#B0BEC5", "#B0BEC5", "#B0BEC5", "#B0BEC5", "#B0BEC5", "#B0BEC5", "#B0BEC5"]]}], "label": "Topic 39", "method": "update"}, {"args": [{"marker.color": [["#B0BEC5", "#B0BEC5", "#B0BEC5", "#B0BEC5", "#B0BEC5", "#B0BEC5", "#B0BEC5", "#B0BEC5", "#B0BEC5", "#B0BEC5", "#B0BEC5", "#B0BEC5", "#B0BEC5", "#B0BEC5", "#B0BEC5", "#B0BEC5", "#B0BEC5", "#B0BEC5", "#B0BEC5", "#B0BEC5", "#B0BEC5", "#B0BEC5", "#B0BEC5", "#B0BEC5", "#B0BEC5", "#B0BEC5", "#B0BEC5", "#B0BEC5", "#B0BEC5", "#B0BEC5", "#B0BEC5", "#B0BEC5", "#B0BEC5", "#B0BEC5", "#B0BEC5", "#B0BEC5", "#B0BEC5", "#B0BEC5", "#B0BEC5", "#B0BEC5", "red", "#B0BEC5", "#B0BEC5", "#B0BEC5", "#B0BEC5", "#B0BEC5", "#B0BEC5", "#B0BEC5", "#B0BEC5"]]}], "label": "Topic 40", "method": "update"}, {"args": [{"marker.color": [["#B0BEC5", "#B0BEC5", "#B0BEC5", "#B0BEC5", "#B0BEC5", "#B0BEC5", "#B0BEC5", "#B0BEC5", "#B0BEC5", "#B0BEC5", "#B0BEC5", "#B0BEC5", "#B0BEC5", "#B0BEC5", "#B0BEC5", "#B0BEC5", "#B0BEC5", "#B0BEC5", "#B0BEC5", "#B0BEC5", "#B0BEC5", "#B0BEC5", "#B0BEC5", "#B0BEC5", "#B0BEC5", "#B0BEC5", "#B0BEC5", "#B0BEC5", "#B0BEC5", "#B0BEC5", "#B0BEC5", "#B0BEC5", "#B0BEC5", "#B0BEC5", "#B0BEC5", "#B0BEC5", "#B0BEC5", "#B0BEC5", "#B0BEC5", "#B0BEC5", "#B0BEC5", "red", "#B0BEC5", "#B0BEC5", "#B0BEC5", "#B0BEC5", "#B0BEC5", "#B0BEC5", "#B0BEC5"]]}], "label": "Topic 41", "method": "update"}, {"args": [{"marker.color": [["#B0BEC5", "#B0BEC5", "#B0BEC5", "#B0BEC5", "#B0BEC5", "#B0BEC5", "#B0BEC5", "#B0BEC5", "#B0BEC5", "#B0BEC5", "#B0BEC5", "#B0BEC5", "#B0BEC5", "#B0BEC5", "#B0BEC5", "#B0BEC5", "#B0BEC5", "#B0BEC5", "#B0BEC5", "#B0BEC5", "#B0BEC5", "#B0BEC5", "#B0BEC5", "#B0BEC5", "#B0BEC5", "#B0BEC5", "#B0BEC5", "#B0BEC5", "#B0BEC5", "#B0BEC5", "#B0BEC5", "#B0BEC5", "#B0BEC5", "#B0BEC5", "#B0BEC5", "#B0BEC5", "#B0BEC5", "#B0BEC5", "#B0BEC5", "#B0BEC5", "#B0BEC5", "#B0BEC5", "red", "#B0BEC5", "#B0BEC5", "#B0BEC5", "#B0BEC5", "#B0BEC5", "#B0BEC5"]]}], "label": "Topic 42", "method": "update"}, {"args": [{"marker.color": [["#B0BEC5", "#B0BEC5", "#B0BEC5", "#B0BEC5", "#B0BEC5", "#B0BEC5", "#B0BEC5", "#B0BEC5", "#B0BEC5", "#B0BEC5", "#B0BEC5", "#B0BEC5", "#B0BEC5", "#B0BEC5", "#B0BEC5", "#B0BEC5", "#B0BEC5", "#B0BEC5", "#B0BEC5", "#B0BEC5", "#B0BEC5", "#B0BEC5", "#B0BEC5", "#B0BEC5", "#B0BEC5", "#B0BEC5", "#B0BEC5", "#B0BEC5", "#B0BEC5", "#B0BEC5", "#B0BEC5", "#B0BEC5", "#B0BEC5", "#B0BEC5", "#B0BEC5", "#B0BEC5", "#B0BEC5", "#B0BEC5", "#B0BEC5", "#B0BEC5", "#B0BEC5", "#B0BEC5", "#B0BEC5", "red", "#B0BEC5", "#B0BEC5", "#B0BEC5", "#B0BEC5", "#B0BEC5"]]}], "label": "Topic 43", "method": "update"}, {"args": [{"marker.color": [["#B0BEC5", "#B0BEC5", "#B0BEC5", "#B0BEC5", "#B0BEC5", "#B0BEC5", "#B0BEC5", "#B0BEC5", "#B0BEC5", "#B0BEC5", "#B0BEC5", "#B0BEC5", "#B0BEC5", "#B0BEC5", "#B0BEC5", "#B0BEC5", "#B0BEC5", "#B0BEC5", "#B0BEC5", "#B0BEC5", "#B0BEC5", "#B0BEC5", "#B0BEC5", "#B0BEC5", "#B0BEC5", "#B0BEC5", "#B0BEC5", "#B0BEC5", "#B0BEC5", "#B0BEC5", "#B0BEC5", "#B0BEC5", "#B0BEC5", "#B0BEC5", "#B0BEC5", "#B0BEC5", "#B0BEC5", "#B0BEC5", "#B0BEC5", "#B0BEC5", "#B0BEC5", "#B0BEC5", "#B0BEC5", "#B0BEC5", "red", "#B0BEC5", "#B0BEC5", "#B0BEC5", "#B0BEC5"]]}], "label": "Topic 44", "method": "update"}, {"args": [{"marker.color": [["#B0BEC5", "#B0BEC5", "#B0BEC5", "#B0BEC5", "#B0BEC5", "#B0BEC5", "#B0BEC5", "#B0BEC5", "#B0BEC5", "#B0BEC5", "#B0BEC5", "#B0BEC5", "#B0BEC5", "#B0BEC5", "#B0BEC5", "#B0BEC5", "#B0BEC5", "#B0BEC5", "#B0BEC5", "#B0BEC5", "#B0BEC5", "#B0BEC5", "#B0BEC5", "#B0BEC5", "#B0BEC5", "#B0BEC5", "#B0BEC5", "#B0BEC5", "#B0BEC5", "#B0BEC5", "#B0BEC5", "#B0BEC5", "#B0BEC5", "#B0BEC5", "#B0BEC5", "#B0BEC5", "#B0BEC5", "#B0BEC5", "#B0BEC5", "#B0BEC5", "#B0BEC5", "#B0BEC5", "#B0BEC5", "#B0BEC5", "#B0BEC5", "red", "#B0BEC5", "#B0BEC5", "#B0BEC5"]]}], "label": "Topic 45", "method": "update"}, {"args": [{"marker.color": [["#B0BEC5", "#B0BEC5", "#B0BEC5", "#B0BEC5", "#B0BEC5", "#B0BEC5", "#B0BEC5", "#B0BEC5", "#B0BEC5", "#B0BEC5", "#B0BEC5", "#B0BEC5", "#B0BEC5", "#B0BEC5", "#B0BEC5", "#B0BEC5", "#B0BEC5", "#B0BEC5", "#B0BEC5", "#B0BEC5", "#B0BEC5", "#B0BEC5", "#B0BEC5", "#B0BEC5", "#B0BEC5", "#B0BEC5", "#B0BEC5", "#B0BEC5", "#B0BEC5", "#B0BEC5", "#B0BEC5", "#B0BEC5", "#B0BEC5", "#B0BEC5", "#B0BEC5", "#B0BEC5", "#B0BEC5", "#B0BEC5", "#B0BEC5", "#B0BEC5", "#B0BEC5", "#B0BEC5", "#B0BEC5", "#B0BEC5", "#B0BEC5", "#B0BEC5", "red", "#B0BEC5", "#B0BEC5"]]}], "label": "Topic 46", "method": "update"}, {"args": [{"marker.color": [["#B0BEC5", "#B0BEC5", "#B0BEC5", "#B0BEC5", "#B0BEC5", "#B0BEC5", "#B0BEC5", "#B0BEC5", "#B0BEC5", "#B0BEC5", "#B0BEC5", "#B0BEC5", "#B0BEC5", "#B0BEC5", "#B0BEC5", "#B0BEC5", "#B0BEC5", "#B0BEC5", "#B0BEC5", "#B0BEC5", "#B0BEC5", "#B0BEC5", "#B0BEC5", "#B0BEC5", "#B0BEC5", "#B0BEC5", "#B0BEC5", "#B0BEC5", "#B0BEC5", "#B0BEC5", "#B0BEC5", "#B0BEC5", "#B0BEC5", "#B0BEC5", "#B0BEC5", "#B0BEC5", "#B0BEC5", "#B0BEC5", "#B0BEC5", "#B0BEC5", "#B0BEC5", "#B0BEC5", "#B0BEC5", "#B0BEC5", "#B0BEC5", "#B0BEC5", "#B0BEC5", "red", "#B0BEC5"]]}], "label": "Topic 47", "method": "update"}, {"args": [{"marker.color": [["#B0BEC5", "#B0BEC5", "#B0BEC5", "#B0BEC5", "#B0BEC5", "#B0BEC5", "#B0BEC5", "#B0BEC5", "#B0BEC5", "#B0BEC5", "#B0BEC5", "#B0BEC5", "#B0BEC5", "#B0BEC5", "#B0BEC5", "#B0BEC5", "#B0BEC5", "#B0BEC5", "#B0BEC5", "#B0BEC5", "#B0BEC5", "#B0BEC5", "#B0BEC5", "#B0BEC5", "#B0BEC5", "#B0BEC5", "#B0BEC5", "#B0BEC5", "#B0BEC5", "#B0BEC5", "#B0BEC5", "#B0BEC5", "#B0BEC5", "#B0BEC5", "#B0BEC5", "#B0BEC5", "#B0BEC5", "#B0BEC5", "#B0BEC5", "#B0BEC5", "#B0BEC5", "#B0BEC5", "#B0BEC5", "#B0BEC5", "#B0BEC5", "#B0BEC5", "#B0BEC5", "#B0BEC5", "red"]]}], "label": "Topic 48", "method": "update"}]}], "shapes": [{"line": {"color": "#CFD8DC", "width": 2}, "type": "line", "x0": 6.397, "x1": 6.397, "y0": -3.06, "y1": 17.09}, {"line": {"color": "#9E9E9E", "width": 2}, "type": "line", "x0": -6.894, "x1": 19.69, "y0": 7.014, "y1": 7.014}], "annotations": [{"showarrow": false, "text": "D1", "x": -6.894, "y": 7.014, "yshift": 10}, {"showarrow": false, "text": "D2", "x": 6.397, "xshift": 10, "y": 17.09}]}}
